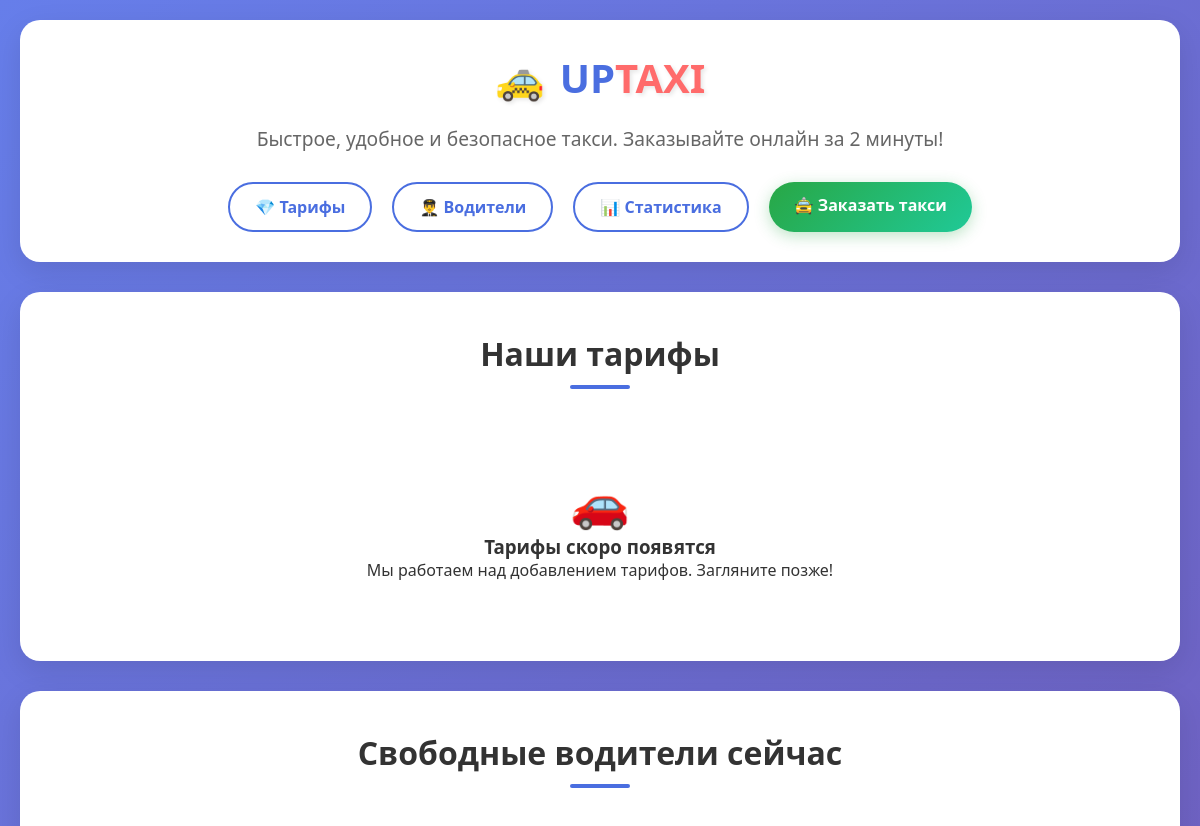
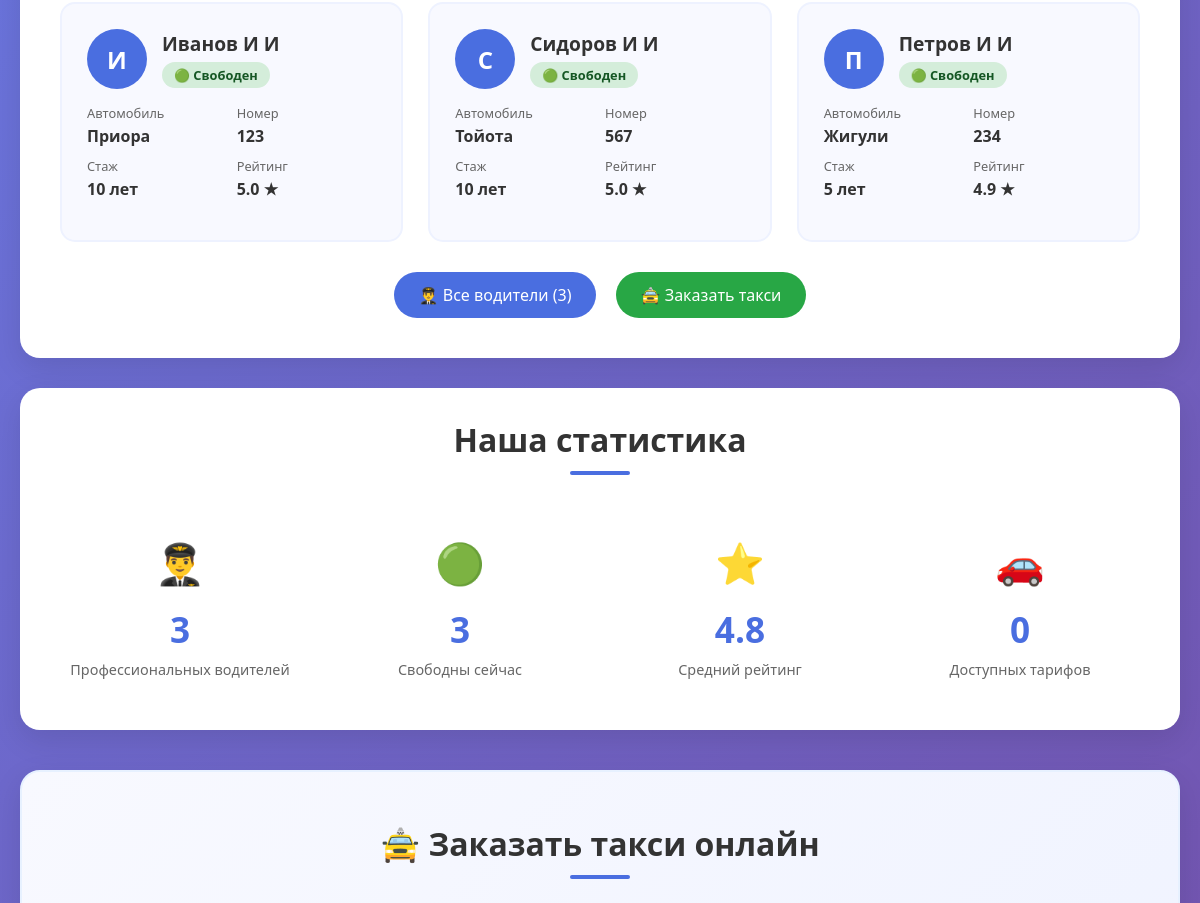
Before: / (upper part) with the older database file (2 pictures, top to bottom).
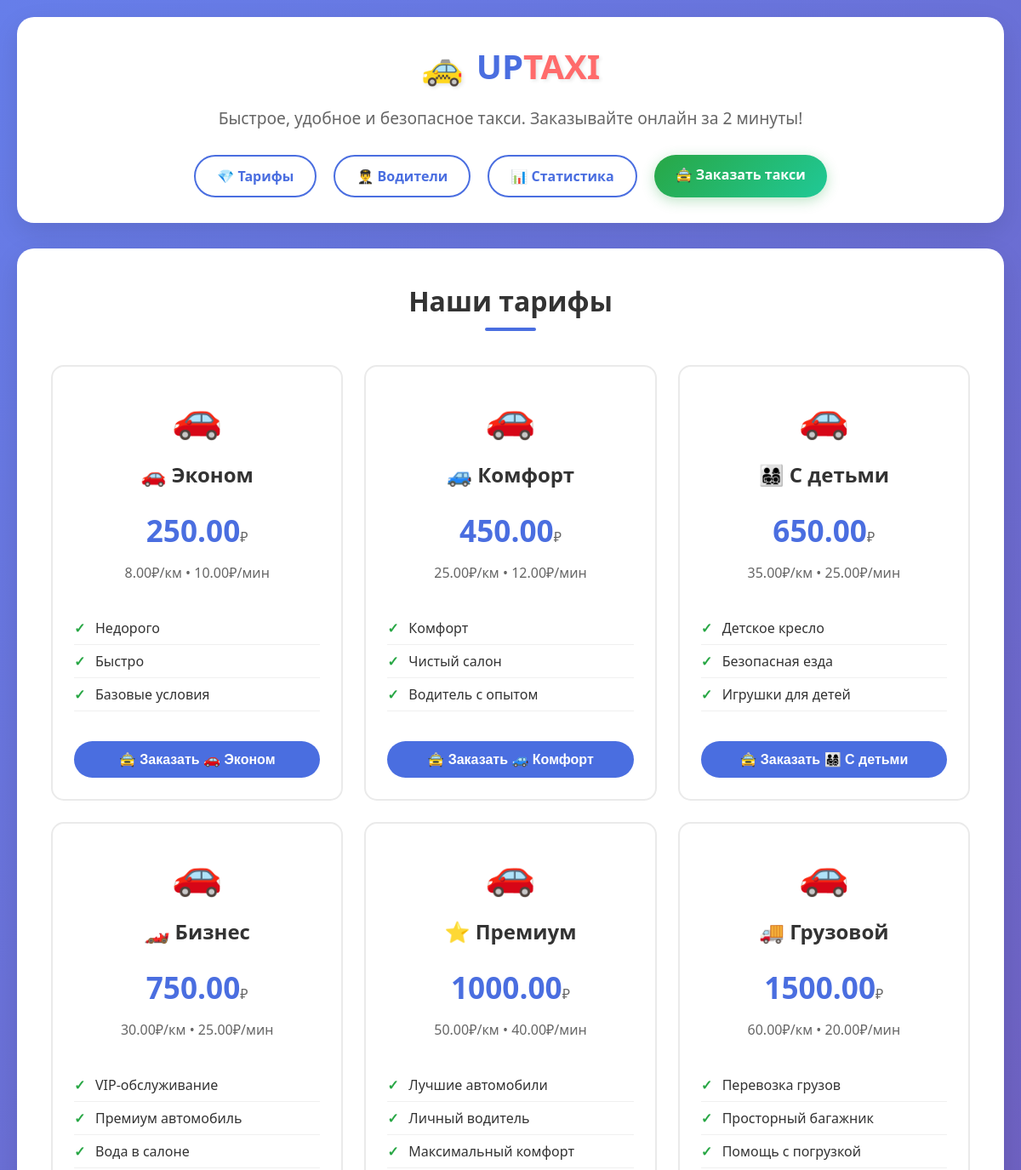
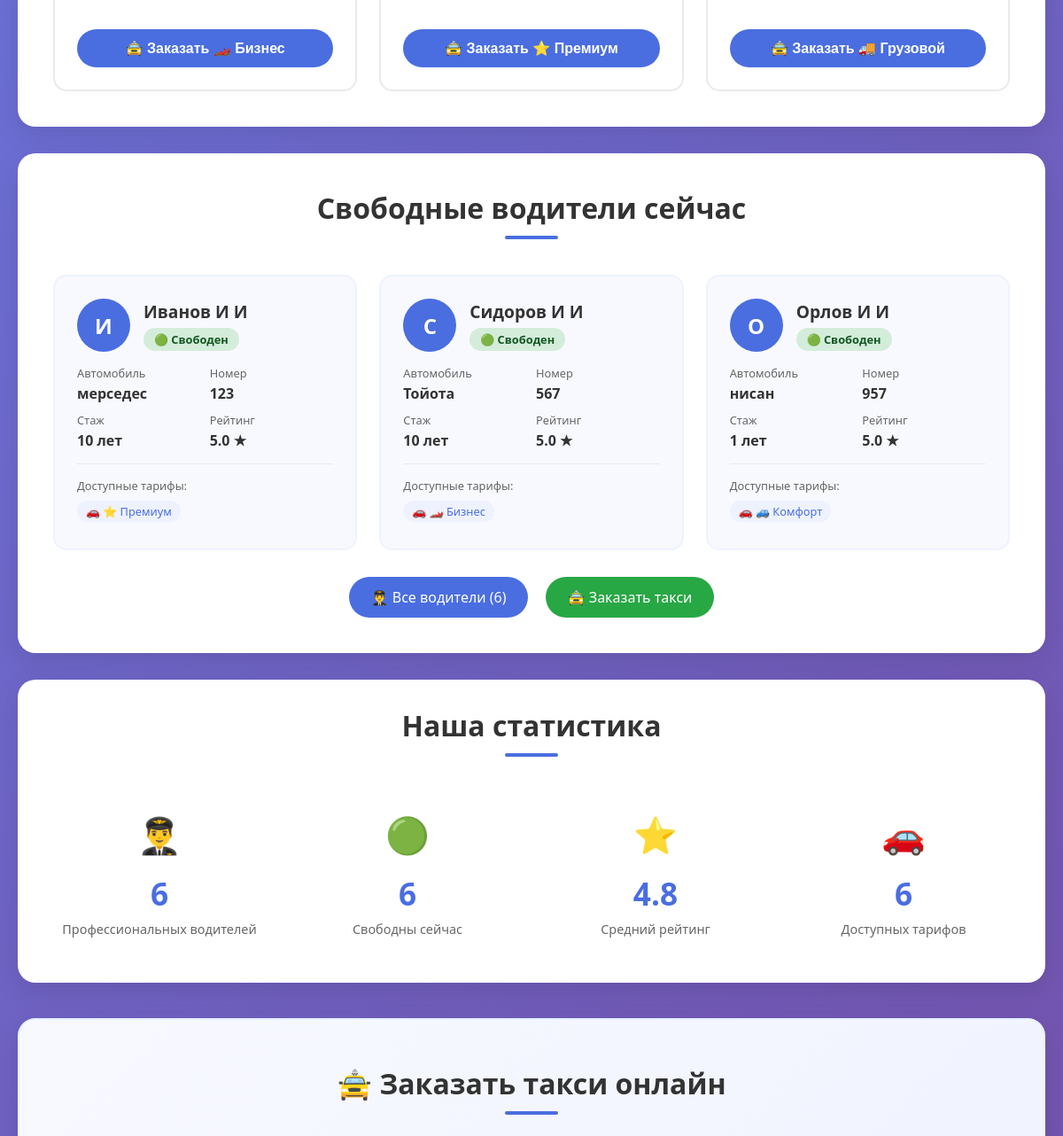
After: the same page with the newer database file (2 pictures, top to bottom).
### B0J_app/models.py (models this page shows, shortened)
class Driver(models.Model):
    STATUS_CHOICES = [
        ('available', '🟢 Свободен'),
        ('busy', '🔴 Занят'),
        ('offline', '⚫ Не в сети'),
    ]
    name = models.CharField(max_length=100, verbose_name="Имя водителя")
    car_model = models.CharField(max_length=50, verbose_name="Модель автомобиля")
    car_number = models.CharField(max_length=15, verbose_name="Номер авто")
    phone = models.CharField(max_length=20, verbose_name="Телефон")
    rating = models.FloatField(default=5.0, verbose_name="Рейтинг")
    experience = models.IntegerField(default=1, verbose_name="Стаж (лет)")
    has_child_seat = models.BooleanField(default=False, verbose_name="Есть детское кресло")
    has_cargo_space = models.BooleanField(default=False, verbose_name="Большой багажник")
    max_passengers = models.IntegerField(default=4, verbose_name="Макс. пассажиров")
    available_tariffs = models.ManyToManyField(Tariff, verbose_name="Доступные тарифы", blank=True)
    status = models.CharField(
        max_length=20,
        choices=STATUS_CHOICES,
        default='available',
        verbose_name="Статус"
    )
    class Meta:
        verbose_name = "Водитель"
        verbose_name_plural = "Водители"
        ordering = ['-rating']

class Tariff(models.Model):
    TARIFF_TYPES = [
        ('economy', '🚗 Эконом'),
        ('comfort', '🚙 Комфорт'),
        ('business', '🏎️ Бизнес'),
        ('premium', '⭐ Премиум'),
        ('cargo', '🚚 Грузовой'),
        ('family', '👨‍👩‍👧‍👦 С детьми'),
    ]
    name = models.CharField(max_length=20, choices=TARIFF_TYPES, verbose_name="Тип тарифа")
    base_price = models.DecimalField(max_digits=8, decimal_places=2, verbose_name="Базовая цена (₽)")
    price_per_km = models.DecimalField(max_digits=6, decimal_places=2, verbose_name="Цена за км (₽)")
    price_per_minute = models.DecimalField(max_digits=6, decimal_places=2, verbose_name="Цена за минуту (₽)")
    description = models.TextField(verbose_name="Описание", blank=True)
    is_active = models.BooleanField(default=True, verbose_name="Активен")
    icon = models.CharField(max_length=10, default="🚗", verbose_name="Иконка")
    def get_features(self):
        features = {
            'economy': ["Недорого", "Быстро", "Базовые условия"],
            'comfort': ["Комфорт", "Чистый салон", "Водитель с опытом"],
            'business': ["VIP-обслуживание", "Премиум автомобиль", "Вода в салоне"],
            'premium': ["Лучшие автомобили", "Личный водитель", "Максимальный комфорт"],
            'cargo': ["Перевозка грузов", "Просторный багажник", "Помощь с погрузкой"],
            'family': ["Детское кресло", "Безопасная езда", "Игрушки для детей"],
        }
        return features.get(self.name, ["Стандартные условия"])
    class Meta:
        verbose_name = "Тариф"
        verbose_name_plural = "Тарифы"
        ordering = ['base_price']

### B0J_app/views.py (the view)
# urls.py: path('', views.index, name='index'),
def index(request):
    total_drivers = Driver.objects.count()
    available_drivers = Driver.objects.filter(status='available')[:3]
    active_tariffs = Tariff.objects.filter(is_active=True)
    status_stats = {
        'available': Driver.objects.filter(status='available').count(),
        'busy': Driver.objects.filter(status='busy').count(),
        'offline': Driver.objects.filter(status='offline').count(),
    }
    payment_methods = PaymentMethod.objects.filter(is_active=True).order_by('order')[:3]
    return render(request, 'index.html', {
        'total_drivers': total_drivers,
        'available_drivers': available_drivers,
        'tariffs': active_tariffs,
        'status_stats': status_stats,
        'payment_methods': payment_methods,
    })

### B0J_app/templates/index.html (shortened to what the changed rows need)
<!DOCTYPE html>
<html lang="ru">
<head>
</head>
<body>
    <div class="container">
        <section class="tariffs-section" id="tariffs">
            <h2 class="section-title">Наши тарифы</h2>
            <div class="tariffs-grid">
                {% for tariff in tariffs %}
                <div class="tariff-card">
                    <div class="tariff-icon">{{ tariff.icon }}</div>
                    <h3 class="tariff-name">{{ tariff.get_name_display }}</h3>
                    <div class="tariff-price">
                        {{ tariff.base_price }}<small>₽</small>
                    </div>
                    <p style="color: #666; margin-bottom: 15px;">
                        {{ tariff.price_per_km }}₽/км • {{ tariff.price_per_minute }}₽/мин
                    </p>
                    <ul class="tariff-features">
                        {% for feature in tariff.get_features %}
                        <li>{{ feature }}</li>
                        {% endfor %}
                    </ul>
                    <button class="tariff-btn" onclick="window.location.href='/order/'">
                        🚖 Заказать {{ tariff.get_name_display }}
                    </button>
                </div>
                {% empty %}
                <div style="text-align: center; grid-column: 1/-1; padding: 40px;">
                    <div style="font-size: 3rem;">🚗</div>
                    <h3>Тарифы скоро появятся</h3>
                    <p>Мы работаем над добавлением тарифов. Загляните позже!</p>
                </div>
                {% endfor %}
            </div>
        </section>
        <section class="drivers-section">
            <h2 class="section-title">Свободные водители сейчас</h2>
            <div class="drivers-grid">
                {% if available_drivers %}
                    {% for driver in available_drivers %}
                    <div class="driver-card">
                        <div class="driver-header">
                            <div class="driver-avatar">{{ driver.name|slice:"0:1" }}</div>
                            <div class="driver-info">
                                <h3>{{ driver.name }}</h3>
                                <span class="driver-status status-{{ driver.status }}">
                                    {% if driver.status == 'available' %}🟢 Свободен
                                    {% elif driver.status == 'busy' %}🔴 Занят
                                    {% else %}⚫ Не в сети{% endif %}
                                </span>
                            </div>
                        </div>
                        <div class="driver-details">
                            <div class="driver-detail">
                                <span class="detail-label">Автомобиль</span>
                                <span class="detail-value">{{ driver.car_model }}</span>
                            </div>
                            <div class="driver-detail">
                                <span class="detail-label">Номер</span>
                                <span class="detail-value">{{ driver.car_number }}</span>
                            </div>
                            <div class="driver-detail">
                                <span class="detail-label">Стаж</span>
                                <span class="detail-value">{{ driver.experience }} лет</span>
                            </div>
                            <div class="driver-detail">
                                <span class="detail-label">Рейтинг</span>
                                <span class="detail-value">{{ driver.rating }} ★</span>
                            </div>
                        </div>
                        {% if driver.available_tariffs.all %}
                        <div class="driver-tariffs">
                            <div class="detail-label">Доступные тарифы:</div>
                            <div style="margin-top: 8px;">
                                {% for tariff in driver.available_tariffs.all %}
                                <span class="tariff-badge">{{ tariff.icon }} {{ tariff.get_name_display }}</span>
                                {% endfor %}
                            </div>
                        </div>
                        {% endif %}
                    </div>
                    {% endfor %}
                {% endif %}
            </div>
            {% if available_drivers %}
            <div style="text-align: center; margin-top: 30px;">
                <a href="/drivers/" style="padding: 12px 25px; background: #4a6ee0; color: white; text-decoration: none; border-radius: 50px; display: inline-block; margin-right: 15px;">
                    👨‍✈️ Все водители ({{ total_drivers }})
                </a>
                <a href="/order/" style="padding: 12px 25px; background: #28a745; color: white; text-decoration: none; border-radius: 50px; display: inline-block;">
                    🚖 Заказать такси
                </a>
            </div>
            {% endif %}
        </section>
        <section class="stats-section" id="stats">
            <h2 class="section-title">Наша статистика</h2>
            <div class="stats-grid">
                <div class="stat-card">
                    <span class="stat-icon">👨‍✈️</span>
                    <span class="stat-number">{{ total_drivers }}</span>
                    <span class="stat-label">Профессиональных водителей</span>
                </div>
                <div class="stat-card">
                    <span class="stat-icon">🟢</span>
                    <span class="stat-number">{{ status_stats.available }}</span>
                    <span class="stat-label">Свободны сейчас</span>
                </div>
                <div class="stat-card">
                    <span class="stat-icon">🚗</span>
                    <span class="stat-number">{{ tariffs|length }}</span>
                    <span class="stat-label">Доступных тарифов</span>
                </div>
            </div>
        </section>
        <section class="order-section">
            <h2 class="section-title">🚖 Заказать такси онлайн</h2>
        </section>
    </div>
</body>
</html>

Changed rows visible on the page:
no longer on this page (row unchanged): Driver: name "П", name "Петров И И", status "🟢 Свободен", car_model "Жигули", car_number "234", experience "5", rating "4.9"
added Tariff: icon "🚗", name "🚗 Эконом", base_price "250.00", price_per_km "8.00", price_per_minute "10.00", get_features "Недорого" "Быстро" "Базовые условия", shown under "Наши тарифы"
added Tariff: icon "🚗", name "🚙 Комфорт", base_price "450.00", price_per_km "25.00", price_per_minute "12.00", get_features "Комфорт" "Чистый салон" "Водитель с опытом"
added Tariff: icon "🚗", name "👨‍👩‍👧‍👦 С детьми", base_price "650.00", price_per_km "35.00", price_per_minute "25.00", get_features "Детское кресло" "Безопасная езда" "Игрушки для детей", shown under "Наши тарифы"
added Tariff: icon "🚗", name "🏎️ Бизнес", base_price "750.00", price_per_km "30.00", price_per_minute "25.00", get_features "VIP-обслуживание" "Премиум автомобиль" "Вода в салоне"
added Tariff: icon "🚗", name "⭐ Премиум", base_price "1000.00", price_per_km "50.00", price_per_minute "40.00", get_features "Лучшие автомобили" "Личный водитель" "Максимальный комфорт"
added Tariff: icon "🚗", name "🚚 Грузовой", base_price "1500.00", price_per_km "60.00", price_per_minute "20.00", get_features "Перевозка грузов" "Просторный багажник" "Помощь с погрузкой", shown under "Наши тарифы"
changed Driver "Иванов И И": car_model "Приора" → "мерседес"; now shows "Доступные тарифы:"
shown differently, row unchanged: Driver "Сидоров И И": now shows "Доступные тарифы:"
added Driver: name "О", name "Орлов И И", status "🟢 Свободен", car_model "нисан", car_number "957", experience "1", rating "5.0"
Other visible differences:
{{ total_drivers }}: "3" → "6"
{{ status_stats.available }}: "3" → "6"
{{ tariffs|length }}: "0" → "6"
text no longer shown: "🚗 Тарифы скоро появятся Мы работаем над добавлением тарифов. Загляните позже!"
